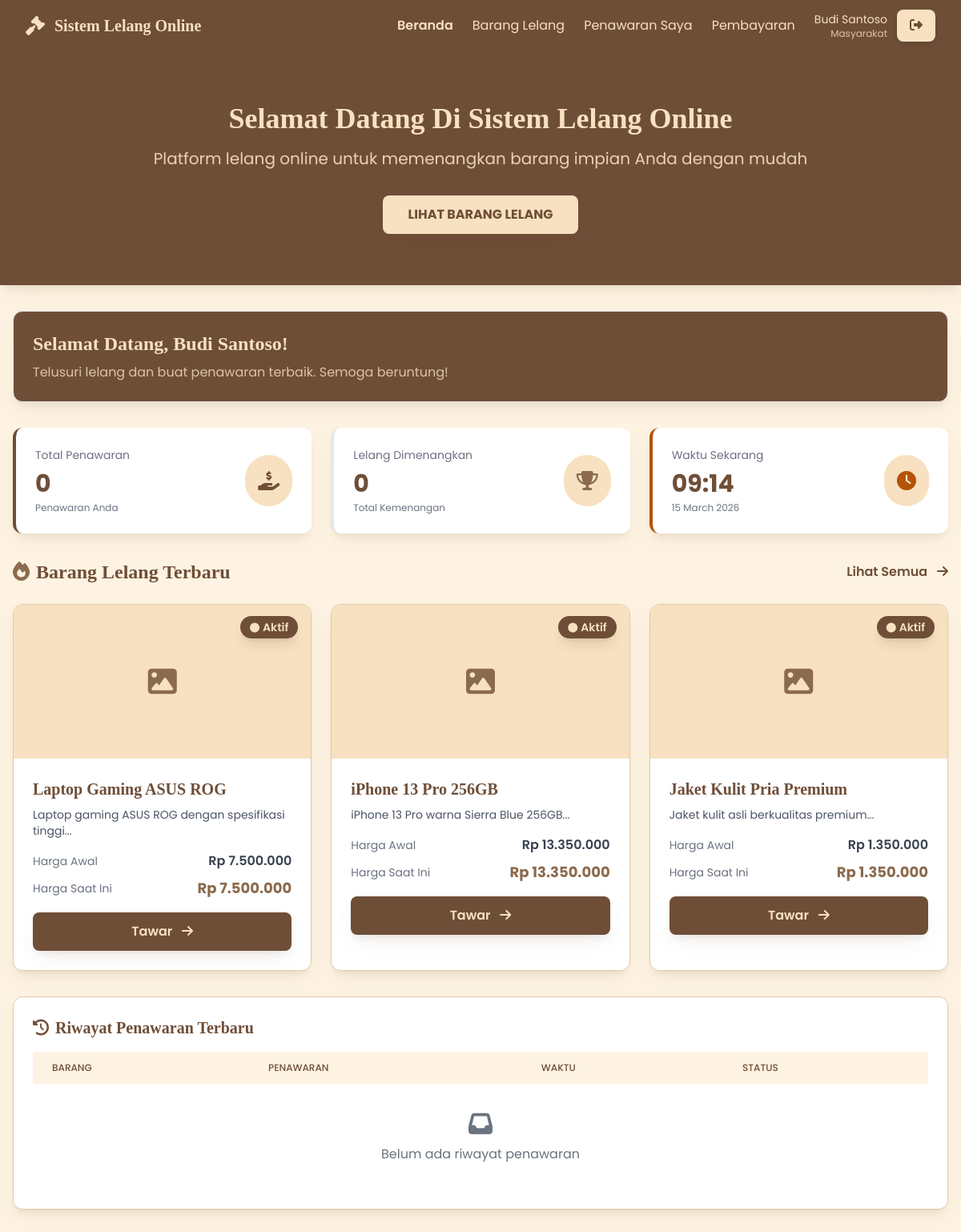
Screenshot of /masyarakat/dashboard.php (signed in) with the database file from the repository.
### tables this page shows
CREATE TABLE tb_lelang (
    id_lelang INT(11) PRIMARY KEY AUTO_INCREMENT,
    id_barang INT(11) NOT NULL,
    tgl_lelang DATE NOT NULL,
    harga_akhir DECIMAL(15,2) DEFAULT 0,
    id_user INT(11),
    id_petugas INT(11),
    status ENUM('dibuka', 'ditutup') DEFAULT 'dibuka',
    created_at TIMESTAMP DEFAULT CURRENT_TIMESTAMP,
    FOREIGN KEY (id_barang) REFERENCES tb_barang(id_barang),
    FOREIGN KEY (id_user) REFERENCES tb_user(id_user),
    FOREIGN KEY (id_petugas) REFERENCES tb_user(id_user)
);

CREATE TABLE tb_barang (
    id_barang INT(11) PRIMARY KEY AUTO_INCREMENT,
    nama_barang VARCHAR(100) NOT NULL,
    tgl VARCHAR(20) NOT NULL,
    harga_awal DECIMAL(15,2) NOT NULL,
    deskripsi_barang TEXT,
    gambar VARCHAR(255),
    status_barang ENUM('pending', 'dibuka', 'ditutup') DEFAULT 'pending',
    created_at TIMESTAMP DEFAULT CURRENT_TIMESTAMP
);

### config/config.php (called while the page is built, shortened)
<?php
function formatRupiah($angka) {
    return 'Rp ' . number_format($angka, 0, ',', '.');
}
?>

### masyarakat/dashboard.php (the view, shortened to what this page needs)
<?php
require_once('../config/config.php');
$id_user = $_SESSION['id_user'];
$total_penawaran = mysqli_fetch_assoc(mysqli_query($conn, "SELECT COUNT(*) as total FROM history_lelang WHERE id_user = $id_user"))['total'];
$total_menang = mysqli_fetch_assoc(mysqli_query($conn, "SELECT COUNT(*) as total FROM tb_lelang WHERE id_user = $id_user AND status = 'ditutup'"))['total'];
$lelang_data = mysqli_query($conn, "SELECT l.*, b.nama_barang, b.harga_awal, b.gambar, b.deskripsi_barang,
                                    (SELECT MAX(penawaran_harga) FROM history_lelang WHERE id_lelang = l.id_lelang) as harga_tertinggi
                                    FROM tb_lelang l
                                    JOIN tb_barang b ON l.id_barang = b.id_barang
                                    WHERE l.status = 'dibuka'
                                    ORDER BY l.created_at DESC");
?>
<!DOCTYPE html>
<html lang="id">
<head>
    <script src="https://cdn.tailwindcss.com"></script>
    <link rel="stylesheet" href="https://cdnjs.cloudflare.com/ajax/libs/font-awesome/6.4.0/css/all.min.css">
</head>
<body class="bg-biscuit-light">
    <nav class="bg-coffee shadow-warm">
        <div class="max-w-7xl mx-auto px-4 sm:px-6 lg:px-8">
            <div class="flex justify-between h-16">
                <div class="flex items-center">
                    <i class="fas fa-gavel text-biscuit text-2xl mr-3"></i>
                    <span class="text-biscuit text-xl font-bold font-serif">Sistem Lelang Online</span>
                </div>
                <div class="hidden md:flex items-center space-x-6">
                    <a href="dashboard.php" class="text-biscuit hover:text-biscuit-dark font-semibold">Beranda</a>
                    <a href="barang_lelang.php" class="text-biscuit hover:text-biscuit-dark">Barang Lelang</a>
                    <a href="penawaran_saya.php" class="text-biscuit hover:text-biscuit-dark">Penawaran Saya</a>
                    <a href="pembayaran.php" class="text-biscuit hover:text-biscuit-dark">Pembayaran</a>
                    <div class="flex items-center space-x-3">
                        <div class="text-right">
                            <p class="text-biscuit text-sm"><?php echo $_SESSION['nama_lengkap']; ?></p>
                            <p class="text-biscuit opacity-80 text-xs">Masyarakat</p>
                        </div>
                        <a href="../auth/logout.php" class="bg-biscuit hover:bg-biscuit-dark text-coffee px-4 py-2 rounded-lg transition duration-200 shadow-md">
                            <i class="fas fa-sign-out-alt"></i>
                        </a>
                    </div>
                </div>
            </div>
        </div>
    </nav>
    <div class="bg-coffee text-biscuit py-16 shadow-warm">
        <div class="max-w-7xl mx-auto px-4">
            <div class="text-center">
                <h1 class="text-4xl font-bold mb-4 font-serif">Selamat Datang Di Sistem Lelang Online</h1>
                <p class="text-xl text-biscuit opacity-90 mb-8">Platform lelang online untuk memenangkan barang impian Anda dengan mudah</p>
                <a href="barang_lelang.php" class="bg-biscuit hover:bg-biscuit-dark text-coffee font-bold px-8 py-3 rounded-lg inline-block transition duration-200 shadow-warm">
                    LIHAT BARANG LELANG
                </a>
            </div>
        </div>
    </div>
    <div class="max-w-7xl mx-auto px-4 py-8">
        <div class="bg-coffee rounded-xl shadow-warm p-6 mb-8 text-biscuit border border-coffee-light">
            <div class="flex items-center justify-between">
                <div>
                    <h2 class="text-2xl font-bold mb-2 font-serif">Selamat Datang, <?php echo $_SESSION['nama_lengkap']; ?>!</h2>
                    <p class="text-biscuit opacity-80">Telusuri lelang dan buat penawaran terbaik. Semoga beruntung!</p>
                </div>
            </div>
        </div>
        <div class="grid grid-cols-1 md:grid-cols-3 gap-6 mb-8">
            <div class="bg-white rounded-xl shadow-warm p-6 border-l-4 border-coffee hover:shadow-lg transition duration-300">
                <div class="flex items-center justify-between">
                    <div>
                        <p class="text-gray-500 text-sm">Total Penawaran</p>
                        <p class="text-3xl font-bold text-coffee mt-2"><?php echo $total_penawaran; ?></p>
                        <p class="text-xs text-gray-500 mt-1">Penawaran Anda</p>
                    </div>
                    <div class="bg-biscuit p-4 rounded-full">
                        <i class="fas fa-hand-holding-usd text-coffee text-2xl"></i>
                    </div>
                </div>
            </div>
            <div class="bg-white rounded-xl shadow-warm p-6 border-l-4 border-coffee-light hover:shadow-lg transition duration-300">
                <div class="flex items-center justify-between">
                    <div>
                        <p class="text-gray-500 text-sm">Lelang Dimenangkan</p>
                        <p class="text-3xl font-bold text-coffee mt-2"><?php echo $total_menang; ?></p>
                        <p class="text-xs text-gray-500 mt-1">Total Kemenangan</p>
                    </div>
                    <div class="bg-biscuit p-4 rounded-full">
                        <i class="fas fa-trophy text-coffee-light text-2xl"></i>
                    </div>
                </div>
            </div>
            <div class="bg-white rounded-xl shadow-warm p-6 border-l-4 border-amber-700 hover:shadow-lg transition duration-300">
                <div class="flex items-center justify-between">
                    <div>
                        <p class="text-gray-500 text-sm">Waktu Sekarang</p>
                        <p class="text-3xl font-bold text-coffee mt-2">
                            <?php echo date('H:i'); ?>
                        </p>
                        <p class="text-xs text-gray-500 mt-1"><?php echo date('d F Y'); ?></p>
                    </div>
                    <div class="bg-biscuit p-4 rounded-full">
                        <i class="fas fa-clock text-amber-700 text-2xl"></i>
                    </div>
                </div>
            </div>
        </div>
        <div class="mb-8">
            <div class="flex justify-between items-center mb-6">
                <h2 class="text-2xl font-bold text-coffee font-serif">
                    <i class="fas fa-fire text-coffee-light mr-2"></i>Barang Lelang Terbaru
                </h2>
                <a href="barang_lelang.php" class="text-coffee hover:text-coffee-light font-semibold">
                    Lihat Semua <i class="fas fa-arrow-right ml-2"></i>
                </a>
            </div>
            <div class="grid grid-cols-1 md:grid-cols-3 gap-6">
                <?php while($row = mysqli_fetch_assoc($lelang_data)): ?>
                <div class="bg-white rounded-xl shadow-warm overflow-hidden hover:shadow-xl transition duration-300 border border-biscuit">
                    <div class="h-48 bg-biscuit flex items-center justify-center relative overflow-hidden">
                        <?php
                        if(!empty($row['gambar']) && file_exists('../uploads/barang/' . $row['gambar'])):
                        ?>
                            <img src="../uploads/barang/<?php echo $row['gambar']; ?>"
                                 alt="<?php echo htmlspecialchars($row['nama_barang']); ?>"
                                 class="barang-image">
                        <?php
                        elseif(!empty($row['gambar']) && file_exists('../uploads/' . $row['gambar'])):
                        ?>
                            <img src="../uploads/<?php echo $row['gambar']; ?>"
                                 alt="<?php echo htmlspecialchars($row['nama_barang']); ?>"
                                 class="barang-image">
                        <?php else: ?>
                            <i class="fas fa-image text-coffee-light text-4xl"></i>
                        <?php endif; ?>
                        <div class="absolute top-4 right-4">
                            <span class="px-3 py-1 bg-coffee text-biscuit rounded-full text-sm font-semibold shadow-lg">
                                <i class="fas fa-circle text-xs mr-1 animate-pulse"></i>Aktif
                            </span>
                        </div>
                    </div>
                    <div class="p-6">
                        <h3 class="font-bold text-xl text-coffee mb-2 font-serif"><?php echo htmlspecialchars($row['nama_barang']); ?></h3>
                        <p class="text-gray-600 text-sm mb-4"><?php echo htmlspecialchars(substr($row['deskripsi_barang'], 0, 80) . '...'); ?></p>
                        <div class="mb-4">
                            <div class="flex justify-between items-center mb-2">
                                <span class="text-sm text-gray-500">Harga Awal</span>
                                <span class="font-semibold text-gray-700"><?php echo formatRupiah($row['harga_awal']); ?></span>
                            </div>
                            <div class="flex justify-between items-center">
                                <span class="text-sm text-gray-500">Harga Saat Ini</span>
                                <span class="font-bold text-coffee-light text-lg">
                                    <?php echo formatRupiah($row['harga_tertinggi'] ?? $row['harga_awal']); ?>
                                </span>
                            </div>
                        </div>
                        <a href="detail_lelang.php?id=<?php echo $row['id_lelang']; ?>"
                           class="block w-full bg-coffee hover:bg-coffee-dark text-biscuit text-center font-semibold py-3 rounded-lg transition duration-200 shadow-warm">
                            Tawar <i class="fas fa-arrow-right ml-2"></i>
                        </a>
                    </div>
                </div>
                <?php endwhile; ?>
            </div>
        </div>
        <div class="bg-white rounded-xl shadow-warm p-6 border border-biscuit">
            <h2 class="text-xl font-bold text-coffee font-serif mb-4">
                <i class="fas fa-history mr-2"></i>Riwayat Penawaran Terbaru
            </h2>
            <?php
            $history = mysqli_query($conn, "SELECT h.*, b.nama_barang, l.status
                                           FROM history_lelang h
                                           JOIN tb_barang b ON h.id_barang = b.id_barang
                                           JOIN tb_lelang l ON h.id_lelang = l.id_lelang
                                           WHERE h.id_user = $id_user
                                           ORDER BY h.created_at DESC LIMIT 5");
            ?>
            <div class="overflow-x-auto">
                <table class="w-full">
                    <thead class="bg-biscuit-light">
                        <tr>
                            <th class="px-6 py-3 text-left text-xs font-medium text-coffee uppercase">Barang</th>
                            <th class="px-6 py-3 text-left text-xs font-medium text-coffee uppercase">Penawaran</th>
                            <th class="px-6 py-3 text-left text-xs font-medium text-coffee uppercase">Waktu</th>
                            <th class="px-6 py-3 text-left text-xs font-medium text-coffee uppercase">Status</th>
                        </tr>
                    </thead>
                    <tbody class="divide-y divide-biscuit">
                        <?php if(mysqli_num_rows($history) == 0): ?>
                        <tr>
                            <td colspan="4" class="px-6 py-8 text-center text-gray-500">
                                <i class="fas fa-inbox text-3xl mb-2 block"></i>
                                Belum ada riwayat penawaran
                            </td>
                        </tr>
                        <?php endif; ?>
                    </tbody>
                </table>
            </div>
        </div>
    </div>
</body>
</html>

### masyarakat/dashboard.php (style rules this page uses)
* { font-family: 'Poppins', sans-serif; }
h1, h2, h3, h4, h5, h6, .font-serif { font-family: 'Playfair Display', serif; }
.bg-coffee { background-color: #6F4E37; }
.bg-biscuit { background-color: #F7E1C0; }
.bg-biscuit-light { background-color: #FEF3E2; }
.text-coffee { color: #6F4E37; }
.text-coffee-light { color: #8B6B4D; }
.text-biscuit { color: #F7E1C0; }
.border-coffee { border-color: #6F4E37; }
.border-biscuit { border-color: #E5C9A8; }
.shadow-warm { box-shadow: 0 10px 25px -5px rgba(111, 78, 55, 0.1), 0 8px 10px -6px rgba(111, 78, 55, 0.1); }

### rows the page displays
tb_lelang: id_barang.nama_barang "Laptop Gaming ASUS ROG", id_barang.deskripsi_barang "Laptop gaming ASUS ROG dengan spesifikasi tinggi...", id_barang.harga_awal "Rp 7.500.000", harga_awal "Rp 7.500.000"
tb_lelang: id_barang.nama_barang "iPhone 13 Pro 256GB", id_barang.deskripsi_barang "iPhone 13 Pro warna Sierra Blue 256GB...", id_barang.harga_awal "Rp 13.350.000", harga_awal "Rp 13.350.000"
tb_lelang: id_barang.nama_barang "Jaket Kulit Pria Premium", id_barang.deskripsi_barang "Jaket kulit asli berkualitas premium...", id_barang.harga_awal "Rp 1.350.000", harga_awal "Rp 1.350.000"

### other values shown
$_SESSION['nama_lengkap'] "Budi Santoso"
$total_penawaran "0"
$total_menang "0"
